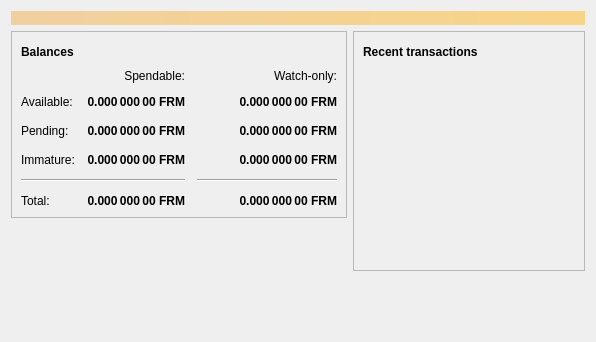
<?xml version="1.0" encoding="UTF-8"?>
<ui version="4.0">
 <class>OverviewPage</class>
 <widget class="QWidget" name="OverviewPage">
  <property name="geometry">
   <rect>
    <x>0</x>
    <y>0</y>
    <width>596</width>
    <height>342</height>
   </rect>
  </property>
  <property name="windowTitle">
   <string>Form</string>
  </property>
  <layout class="QVBoxLayout" name="topLayout">
   <item>
    <widget class="QLabel" name="labelAlerts">
     <property name="visible">
      <bool>false</bool>
     </property>
     <property name="styleSheet">
      <string notr="true">QLabel { background-color: qlineargradient(x1: 0, y1: 0, x2: 1, y2: 0, stop:0 #F0D0A0, stop:1 #F8D488); color:#000000; }</string>
     </property>
     <property name="wordWrap">
      <bool>true</bool>
     </property>
     <property name="margin">
      <number>3</number>
     </property>
     <property name="textInteractionFlags">
      <set>Qt::TextSelectableByMouse</set>
     </property>
    </widget>
   </item>
   <item>
    <layout class="QHBoxLayout" name="horizontalLayout" stretch="1,1">
     <item>
      <layout class="QVBoxLayout" name="verticalLayout_2">
       <item>
        <widget class="QFrame" name="frame">
         <property name="frameShape">
          <enum>QFrame::StyledPanel</enum>
         </property>
         <property name="frameShadow">
          <enum>QFrame::Raised</enum>
         </property>
         <layout class="QVBoxLayout" name="verticalLayout_4">
          <item>
           <layout class="QHBoxLayout" name="horizontalLayout_4">
            <item>
             <widget class="QLabel" name="label_5">
              <property name="font">
               <font>
                <weight>75</weight>
                <bold>true</bold>
               </font>
              </property>
              <property name="text">
               <string>Balances</string>
              </property>
             </widget>
            </item>
            <item>
             <widget class="QPushButton" name="labelWalletStatus">
              <property name="enabled">
               <bool>true</bool>
              </property>
              <property name="maximumSize">
               <size>
                <width>30</width>
                <height>16777215</height>
               </size>
              </property>
              <property name="toolTip">
               <string>The displayed information may be out of date. Your wallet automatically synchronizes with the Farmcoin network after a connection is established, but this process has not completed yet.</string>
              </property>
              <property name="text">
               <string/>
              </property>
              <property name="icon">
               <iconset resource="../bitcoin.qrc">
                <normaloff>:/icons/warning</normaloff>
                <disabledoff>:/icons/warning</disabledoff>:/icons/warning</iconset>
              </property>
              <property name="iconSize">
               <size>
                <width>24</width>
                <height>24</height>
               </size>
              </property>
              <property name="flat">
               <bool>true</bool>
              </property>
             </widget>
            </item>
            <item>
             <spacer name="horizontalSpacer_3">
              <property name="orientation">
               <enum>Qt::Horizontal</enum>
              </property>
              <property name="sizeHint" stdset="0">
               <size>
                <width>40</width>
                <height>20</height>
               </size>
              </property>
             </spacer>
            </item>
           </layout>
          </item>
          <item>
           <layout class="QGridLayout" name="gridLayout">
            <property name="spacing">
             <number>12</number>
            </property>
            <item row="2" column="2">
             <widget class="QLabel" name="labelWatchPending">
              <property name="font">
               <font>
                <weight>75</weight>
                <bold>true</bold>
               </font>
              </property>
              <property name="cursor">
               <cursorShape>IBeamCursor</cursorShape>
              </property>
              <property name="toolTip">
               <string>Unconfirmed transactions to watch-only addresses</string>
              </property>
              <property name="text">
               <string notr="true">0.000 000 00 FRM</string>
              </property>
              <property name="alignment">
               <set>Qt::AlignRight|Qt::AlignTrailing|Qt::AlignVCenter</set>
              </property>
              <property name="textInteractionFlags">
               <set>Qt::LinksAccessibleByMouse|Qt::TextSelectableByKeyboard|Qt::TextSelectableByMouse</set>
              </property>
             </widget>
            </item>
            <item row="2" column="1">
             <widget class="QLabel" name="labelUnconfirmed">
              <property name="font">
               <font>
                <weight>75</weight>
                <bold>true</bold>
               </font>
              </property>
              <property name="cursor">
               <cursorShape>IBeamCursor</cursorShape>
              </property>
              <property name="toolTip">
               <string>Total of transactions that have yet to be confirmed, and do not yet count toward the spendable balance</string>
              </property>
              <property name="text">
               <string notr="true">0.000 000 00 FRM</string>
              </property>
              <property name="alignment">
               <set>Qt::AlignRight|Qt::AlignTrailing|Qt::AlignVCenter</set>
              </property>
              <property name="textInteractionFlags">
               <set>Qt::LinksAccessibleByMouse|Qt::TextSelectableByKeyboard|Qt::TextSelectableByMouse</set>
              </property>
             </widget>
            </item>
            <item row="3" column="2">
             <widget class="QLabel" name="labelWatchImmature">
              <property name="font">
               <font>
                <weight>75</weight>
                <bold>true</bold>
               </font>
              </property>
              <property name="cursor">
               <cursorShape>IBeamCursor</cursorShape>
              </property>
              <property name="toolTip">
               <string>Mined balance in watch-only addresses that has not yet matured</string>
              </property>
              <property name="text">
               <string notr="true">0.000 000 00 FRM</string>
              </property>
              <property name="alignment">
               <set>Qt::AlignRight|Qt::AlignTrailing|Qt::AlignVCenter</set>
              </property>
              <property name="textInteractionFlags">
               <set>Qt::LinksAccessibleByMouse|Qt::TextSelectableByKeyboard|Qt::TextSelectableByMouse</set>
              </property>
             </widget>
            </item>
            <item row="4" column="0" colspan="2">
             <widget class="Line" name="line">
              <property name="orientation">
               <enum>Qt::Horizontal</enum>
              </property>
             </widget>
            </item>
            <item row="4" column="2">
             <widget class="Line" name="lineWatchBalance">
              <property name="sizePolicy">
               <sizepolicy hsizetype="Preferred" vsizetype="Fixed">
                <horstretch>0</horstretch>
                <verstretch>0</verstretch>
               </sizepolicy>
              </property>
              <property name="minimumSize">
               <size>
                <width>140</width>
                <height>0</height>
               </size>
              </property>
              <property name="orientation">
               <enum>Qt::Horizontal</enum>
              </property>
             </widget>
            </item>
            <item row="5" column="0">
             <widget class="QLabel" name="labelTotalText">
              <property name="text">
               <string>Total:</string>
              </property>
             </widget>
            </item>
            <item row="3" column="1">
             <widget class="QLabel" name="labelImmature">
              <property name="font">
               <font>
                <weight>75</weight>
                <bold>true</bold>
               </font>
              </property>
              <property name="cursor">
               <cursorShape>IBeamCursor</cursorShape>
              </property>
              <property name="toolTip">
               <string>Mined balance that has not yet matured</string>
              </property>
              <property name="text">
               <string notr="true">0.000 000 00 FRM</string>
              </property>
              <property name="alignment">
               <set>Qt::AlignRight|Qt::AlignTrailing|Qt::AlignVCenter</set>
              </property>
              <property name="textInteractionFlags">
               <set>Qt::LinksAccessibleByMouse|Qt::TextSelectableByKeyboard|Qt::TextSelectableByMouse</set>
              </property>
             </widget>
            </item>
            <item row="2" column="3">
             <spacer name="horizontalSpacer_2">
              <property name="orientation">
               <enum>Qt::Horizontal</enum>
              </property>
              <property name="sizeHint" stdset="0">
               <size>
                <width>40</width>
                <height>20</height>
               </size>
              </property>
             </spacer>
            </item>
            <item row="3" column="0">
             <widget class="QLabel" name="labelImmatureText">
              <property name="text">
               <string>Immature:</string>
              </property>
             </widget>
            </item>
            <item row="5" column="1">
             <widget class="QLabel" name="labelTotal">
              <property name="font">
               <font>
                <weight>75</weight>
                <bold>true</bold>
               </font>
              </property>
              <property name="cursor">
               <cursorShape>IBeamCursor</cursorShape>
              </property>
              <property name="toolTip">
               <string>Your current total balance</string>
              </property>
              <property name="text">
               <string notr="true">0.000 000 00 FRM</string>
              </property>
              <property name="alignment">
               <set>Qt::AlignRight|Qt::AlignTrailing|Qt::AlignVCenter</set>
              </property>
              <property name="textInteractionFlags">
               <set>Qt::LinksAccessibleByMouse|Qt::TextSelectableByKeyboard|Qt::TextSelectableByMouse</set>
              </property>
             </widget>
            </item>
            <item row="5" column="2">
             <widget class="QLabel" name="labelWatchTotal">
              <property name="font">
               <font>
                <weight>75</weight>
                <bold>true</bold>
               </font>
              </property>
              <property name="cursor">
               <cursorShape>IBeamCursor</cursorShape>
              </property>
              <property name="toolTip">
               <string>Current total balance in watch-only addresses</string>
              </property>
              <property name="text">
               <string notr="true">0.000 000 00 FRM</string>
              </property>
              <property name="alignment">
               <set>Qt::AlignRight|Qt::AlignTrailing|Qt::AlignVCenter</set>
              </property>
              <property name="textInteractionFlags">
               <set>Qt::LinksAccessibleByMouse|Qt::TextSelectableByKeyboard|Qt::TextSelectableByMouse</set>
              </property>
             </widget>
            </item>
            <item row="0" column="2">
             <widget class="QLabel" name="labelWatchonly">
              <property name="text">
               <string>Watch-only:</string>
              </property>
              <property name="alignment">
               <set>Qt::AlignRight|Qt::AlignTrailing|Qt::AlignVCenter</set>
              </property>
             </widget>
            </item>
            <item row="1" column="0">
             <widget class="QLabel" name="labelBalanceText">
              <property name="text">
               <string>Available:</string>
              </property>
             </widget>
            </item>
            <item row="1" column="1">
             <widget class="QLabel" name="labelBalance">
              <property name="font">
               <font>
                <weight>75</weight>
                <bold>true</bold>
               </font>
              </property>
              <property name="cursor">
               <cursorShape>IBeamCursor</cursorShape>
              </property>
              <property name="toolTip">
               <string>Your current spendable balance</string>
              </property>
              <property name="text">
               <string notr="true">0.000 000 00 FRM</string>
              </property>
              <property name="alignment">
               <set>Qt::AlignRight|Qt::AlignTrailing|Qt::AlignVCenter</set>
              </property>
              <property name="textInteractionFlags">
               <set>Qt::LinksAccessibleByMouse|Qt::TextSelectableByKeyboard|Qt::TextSelectableByMouse</set>
              </property>
             </widget>
            </item>
            <item row="1" column="2">
             <widget class="QLabel" name="labelWatchAvailable">
              <property name="font">
               <font>
                <weight>75</weight>
                <bold>true</bold>
               </font>
              </property>
              <property name="cursor">
               <cursorShape>IBeamCursor</cursorShape>
              </property>
              <property name="toolTip">
               <string>Your current balance in watch-only addresses</string>
              </property>
              <property name="text">
               <string notr="true">0.000 000 00 FRM</string>
              </property>
              <property name="alignment">
               <set>Qt::AlignRight|Qt::AlignTrailing|Qt::AlignVCenter</set>
              </property>
              <property name="textInteractionFlags">
               <set>Qt::LinksAccessibleByMouse|Qt::TextSelectableByKeyboard|Qt::TextSelectableByMouse</set>
              </property>
             </widget>
            </item>
            <item row="2" column="0">
             <widget class="QLabel" name="labelPendingText">
              <property name="text">
               <string>Pending:</string>
              </property>
             </widget>
            </item>
            <item row="0" column="1">
             <widget class="QLabel" name="labelSpendable">
              <property name="text">
               <string>Spendable:</string>
              </property>
              <property name="alignment">
               <set>Qt::AlignRight|Qt::AlignTrailing|Qt::AlignVCenter</set>
              </property>
             </widget>
            </item>
           </layout>
          </item>
         </layout>
        </widget>
       </item>
       <item>
        <spacer name="verticalSpacer">
         <property name="orientation">
          <enum>Qt::Vertical</enum>
         </property>
         <property name="sizeHint" stdset="0">
          <size>
           <width>20</width>
           <height>40</height>
          </size>
         </property>
        </spacer>
       </item>
      </layout>
     </item>
     <item>
      <layout class="QVBoxLayout" name="verticalLayout_3">
       <item>
        <widget class="QFrame" name="frame_2">
         <property name="frameShape">
          <enum>QFrame::StyledPanel</enum>
         </property>
         <property name="frameShadow">
          <enum>QFrame::Raised</enum>
         </property>
         <layout class="QVBoxLayout" name="verticalLayout">
          <item>
           <layout class="QHBoxLayout" name="horizontalLayout_2">
            <item>
             <widget class="QLabel" name="label_4">
              <property name="font">
               <font>
                <weight>75</weight>
                <bold>true</bold>
               </font>
              </property>
              <property name="text">
               <string>Recent transactions</string>
              </property>
             </widget>
            </item>
            <item>
             <widget class="QPushButton" name="labelTransactionsStatus">
              <property name="enabled">
               <bool>true</bool>
              </property>
              <property name="maximumSize">
               <size>
                <width>30</width>
                <height>16777215</height>
               </size>
              </property>
              <property name="toolTip">
               <string>The displayed information may be out of date. Your wallet automatically synchronizes with the Farmcoin network after a connection is established, but this process has not completed yet.</string>
              </property>
              <property name="text">
               <string/>
              </property>
              <property name="icon">
               <iconset resource="../bitcoin.qrc">
                <normaloff>:/icons/warning</normaloff>
                <disabledoff>:/icons/warning</disabledoff>:/icons/warning</iconset>
              </property>
              <property name="iconSize">
               <size>
                <width>24</width>
                <height>24</height>
               </size>
              </property>
              <property name="flat">
               <bool>true</bool>
              </property>
             </widget>
            </item>
            <item>
             <spacer name="horizontalSpacer">
              <property name="orientation">
               <enum>Qt::Horizontal</enum>
              </property>
              <property name="sizeHint" stdset="0">
               <size>
                <width>40</width>
                <height>20</height>
               </size>
              </property>
             </spacer>
            </item>
           </layout>
          </item>
          <item>
           <widget class="QListView" name="listTransactions">
            <property name="styleSheet">
             <string notr="true">QListView { background: transparent; }</string>
            </property>
            <property name="frameShape">
             <enum>QFrame::NoFrame</enum>
            </property>
            <property name="verticalScrollBarPolicy">
             <enum>Qt::ScrollBarAlwaysOff</enum>
            </property>
            <property name="horizontalScrollBarPolicy">
             <enum>Qt::ScrollBarAlwaysOff</enum>
            </property>
            <property name="selectionMode">
             <enum>QAbstractItemView::NoSelection</enum>
            </property>
           </widget>
          </item>
         </layout>
        </widget>
       </item>
       <item>
        <spacer name="verticalSpacer_2">
         <property name="orientation">
          <enum>Qt::Vertical</enum>
         </property>
         <property name="sizeHint" stdset="0">
          <size>
           <width>20</width>
           <height>40</height>
          </size>
         </property>
        </spacer>
       </item>
      </layout>
     </item>
    </layout>
   </item>
  </layout>
 </widget>
 <resources/>
 <connections/>
</ui>
